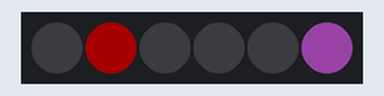
The sketch below on a simulated Arduino Uno, built with avr-gcc and run on an emulated ATmega328P. Parts: 6 RGB LEDs in strip order, left to right. Dim RGB values are drawn brighter than linear; random numbers use the default seed unless the sketch sets one.

Above: at 6.1 s.
At 8.1 s:
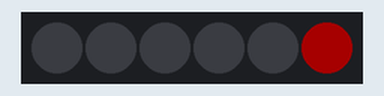
At 11.1 s:
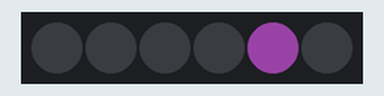
At 21.9 s:
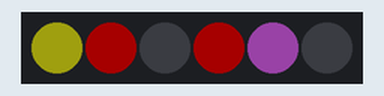
At 26.1 s:
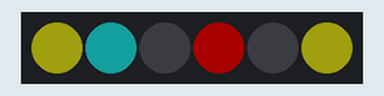
At 38.1 s:
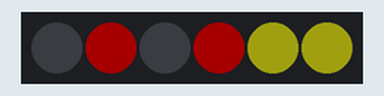
Timing chart, 0 to 40.0 s (numbered marks = the images above):
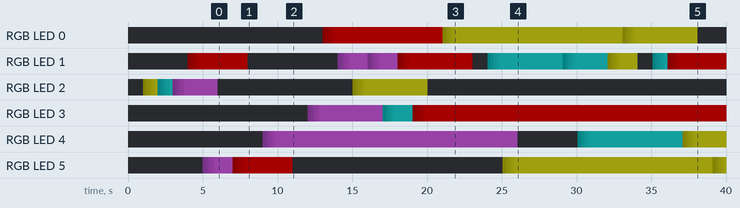

Measured:
- by itself, RGB LED 1: off → RGB(8, 0, 0) at 4.0 s, → RGB(16, 0, 0) 0.20 s later, → RGB(24, 0, 0) 0.20 s later, → RGB(32, 0, 0) 0.20 s later, … (48 changes in this stretch)
- by itself, RGB LED 0: off → RGB(8, 0, 0) at 13.0 s, → RGB(16, 0, 0) 0.20 s later, → RGB(24, 0, 0) 0.20 s later, → RGB(32, 0, 0) 0.20 s later, … (16 changes in this stretch)
- what the display in image 0 shows lasts 1.0 s, from 6.0 s to 7.0 s
- what the display in image 3 shows lasts 1.2 s, from 21.9 s to 23.1 s

The sketch:

neopixel_demo.ino
```cpp
#include <Adafruit_NeoPixel.h>

#define PIN 4  //2015-05-11 changed from pin 1 to pin 4 for ease of connection

// Parameter 1 = number of pixels in strip
// Parameter 2 = pin number (most are valid)
// Parameter 3 = pixel type flags, add together as needed:
//   NEO_KHZ800  800 KHz bitstream (most NeoPixel products w/WS2812 LEDs) 2015-05-10 vm we're using Flora neopixels v2
//   NEO_KHZ400  400 KHz (classic 'v1' (not v2) FLORA pixels, WS2811 drivers)
//   NEO_GRB     Pixels are wired for GRB bitstream (most NeoPixel products)
//   NEO_RGB     Pixels are wired for RGB bitstream (v1 FLORA pixels, not v2)
//2015-05-10  changed parameter 1 to 6 for 6 neopixels in daffodils
Adafruit_NeoPixel strip = Adafruit_NeoPixel(6, PIN, NEO_GRB + NEO_KHZ800);

uint8_t myColors[][3] = {{232, 100, 255},  // purple
                         {200, 200, 20},   // yellow
                         {30, 200, 200},   // blue
                         {(0,255,255)},    // cyan
                         {(255,69,0)},     // orange red
                         {(0,255,0)},      // lime
                         {(255,0,255)},    // magenta
                         {(255,0,0)},      // red
                          };

#define FAVCOLORS sizeof(myColors) / 3

void setup() {
  strip.begin();
  strip.setBrightness(40);
  strip.show(); // Initialize all pixels to 'off'

}

void loop() {
  flashRandom(5, 2);  // first number is 'wait' delay, shorter num == shorter twinkle 2015-05-08 vm changed this to 15 from 5--better for flowers
  //flashRandom(15, 4);  // second number is how many neopixels to simultaneously light up 2015-05-08 vm changed this to 2-4-3 from 1-3-2 for grins
  //flashRandom(15, 3);

}

void flashRandom(int wait, uint8_t howmany) {

  for(uint16_t i=0; i<howmany; i++) {
    // pick a random favorite color!
    int c = random(FAVCOLORS);
    int red = myColors[c][0];
    int green = myColors[c][1];
    int blue = myColors[c][2];

    // get a random pixel from the list
    int j = random(strip.numPixels());

    // now we will 'fade' it in 5 steps
    for (int x=0; x < 5; x++) {
      int r = red * (x+1); r /= 5;
      int g = green * (x+1); g /= 5;
      int b = blue * (x+1); b /= 5;

      strip.setPixelColor(j, strip.Color(r, g, b));
      strip.show();
      delay(200);
    }
    // & fade out in 5 steps
//    for (int x=5; x >= 0; x--) {
//      int r = red * x; r /= 5;
//      int g = green * x; g /= 5;
//      int b = blue * x; b /= 5;
//
//      strip.setPixelColor(j, strip.Color(r, g, b));
//      strip.show();
//      delay(wait);
//    }
  }
  // LEDs will be off when done (they are faded to 0)

}
```
